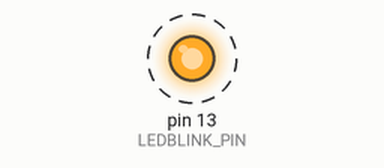
Simulated run of this sketch. Board: Arduino Uno, built with avr-gcc and run on an emulated ATmega328P. Shown: output pins drawn as LEDs (lit = HIGH). Dashed ring = blinking.

Above: at 0.5 s.
Timing chart, 0 to 4.6 s (numbered marks = the images above):
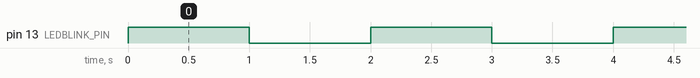

Measured:
- by itself, pin 13 (LEDBLINK_PIN): alternates HIGH for 1.0 s and LOW for 1.0 s

The sketch:

LEDHeartbeat.ino
```cpp
// Define these at the top of your sketch.
#define LEDBLINK_PIN    13    // I/O pin connected to the LED.
#define LEDBLINK_MS     1000  // Blink rate (in milliseconds).

void setup()
{
  // For ledBlink(), set LEDBLINK_PIN to output.
  pinMode(LEDBLINK_PIN, OUTPUT);
}

void loop()
{
  // Blink the LED to let the user know we are still alive.
  ledBlink();

  // Do something.
}

//
// LED Heartbeat routine by Allen C. Huffman (www.appleause.com)
//
void ledBlink()
{
  static unsigned int  ledStatus = LOW;  // Last set LED mode.
  static unsigned long ledBlinkTime = 0; // LED blink time.

  // LED blinking heartbeat. Yes, we are alive.
  // For explanation, see:
  // http://playground.arduino.cc/Code/TimingRollover
  if ( (long)(millis()-ledBlinkTime) >= 0 )
  {
    // Toggle LED.
    ledStatus = (ledStatus==HIGH ? LOW : HIGH);

    // Set LED pin status.
    digitalWrite(LEDBLINK_PIN, ledStatus);

    // Reset "next time to toggle" time.
    ledBlinkTime = millis()+LEDBLINK_MS;
  }
} // End of ledBlink()
```
